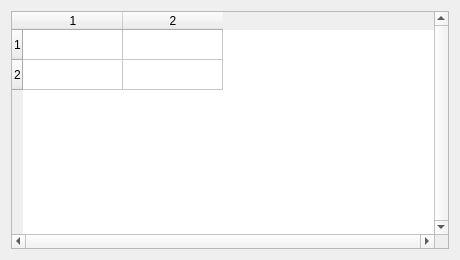
<?xml version="1.0" encoding="UTF-8"?>
<ui version="4.0"><class>Dialog</class><widget class="QDialog" name="Dialog"><property name="geometry"><rect><x>0</x><y>0</y><width>460</width><height>260</height></rect></property><property name="windowTitle"><string>#098 tables/183_policy_always</string></property><layout class="QVBoxLayout" name="verticalLayout"><property name="leftMargin"><number>11</number></property><property name="topMargin"><number>11</number></property><property name="rightMargin"><number>11</number></property><property name="bottomMargin"><number>11</number></property><property name="spacing"><number>6</number></property><item><widget class="QTableWidget" name="table"><property name="rowCount"><number>2</number></property><property name="columnCount"><number>2</number></property><property name="verticalScrollBarPolicy"><enum>Qt::ScrollBarAlwaysOn</enum></property><property name="horizontalScrollBarPolicy"><enum>Qt::ScrollBarAlwaysOn</enum></property></widget></item></layout></widget></ui>
